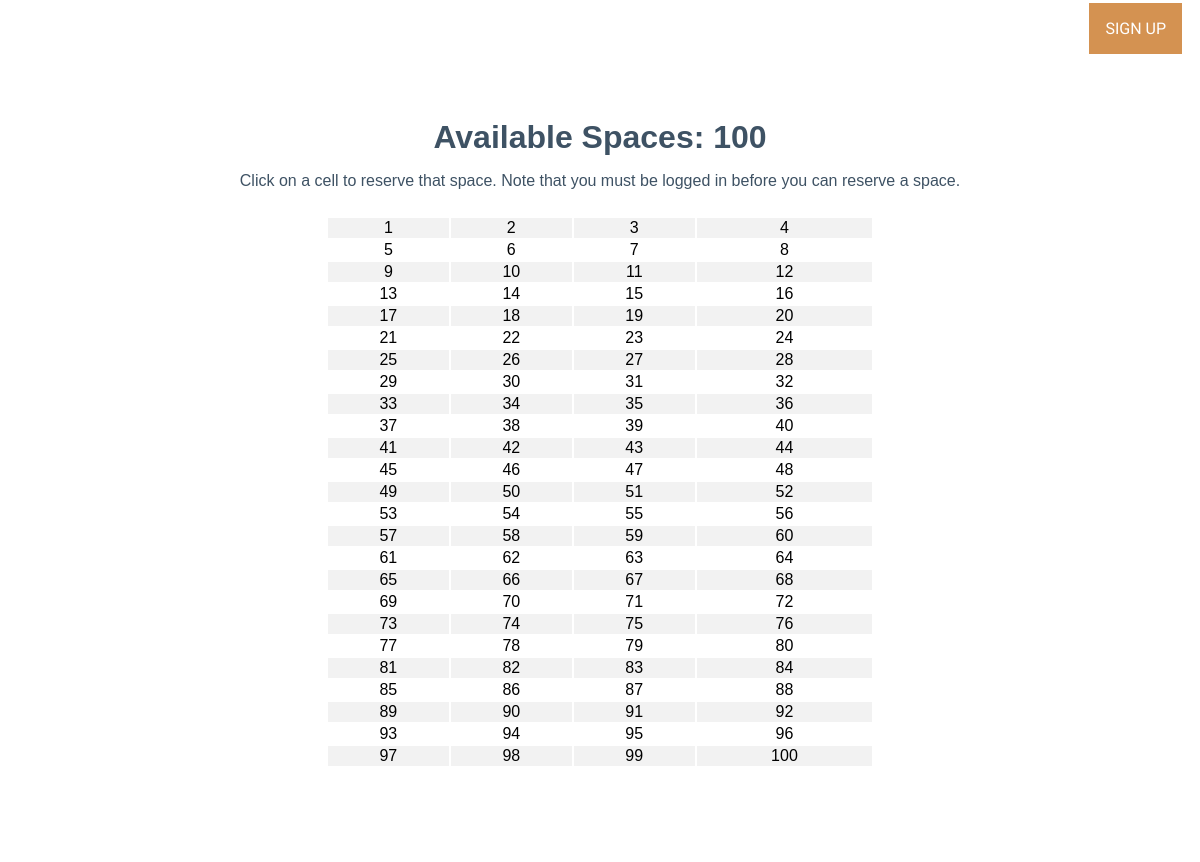
The page /marina/boatspaces/ on the database as committed earlier.
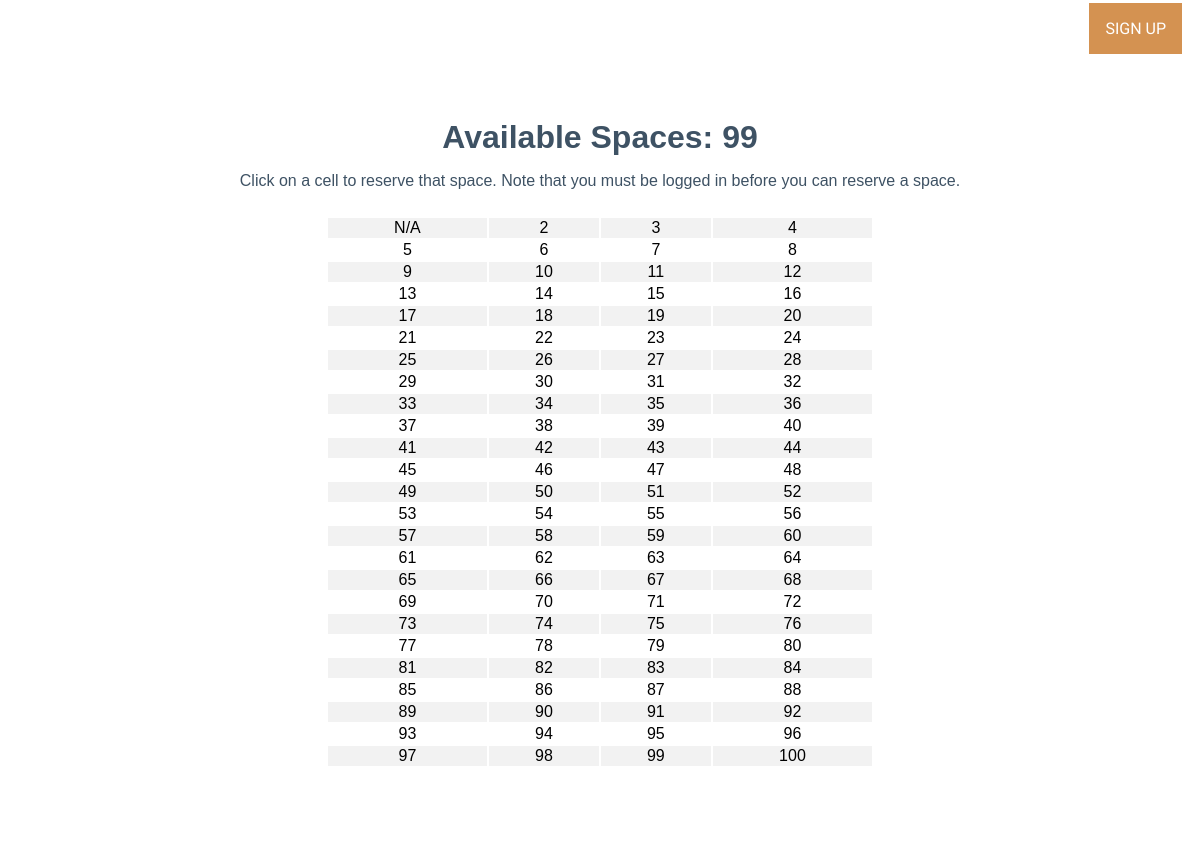
The same page on the database as committed later.
### marina/models.py (models this page shows, shortened)
class BoatSpace(models.Model):
    availability_status = models.BooleanField(default=True)
    reserve_start = models.DateField(null=True, blank=True)
    reserve_end = models.DateField(null=True, blank=True)
    boat = models.ForeignKey(Boat, null=True, on_delete=models.SET_NULL)

### marina/views.py (the view)
# urls.py: path('boatspaces/', views.BoatSpaceListView.as_view(), name='boatspace-list'),
class BoatSpaceListView(generic.ListView):
    model = BoatSpace
    template_name = 'marina/boatspace_list.html'
    def get_context_data(self, **kwargs):
        context = super().get_context_data(**kwargs)
        context['available_boats_count'] = self.get_available_boats_count()
        return context
    def get_available_boats_count(self):
        return BoatSpace.objects.filter(availability_status=True).count()

### marina/templates/marina/boatspace_list.html (shortened to what this page needs)
{% extends 'marina/base.html' %}
{% load static %}
{% block extrahead %}
<link rel="stylesheet" href="{% static "marina/css/boatspaces.css" %}">
{% endblock %}
{% block content %}
<div class="outside">
  <h1>Available Spaces: {{ available_boats_count }} </h1>
  <p id="note">Click on a cell to reserve that space. Note that you must be logged in before you can reserve a space.</p>
    <table>
      {% for boatspace in boatspace_list %}
        {% if forloop.counter0|divisibleby:4 %}
          <tr>
        {% endif %}
        {% if boatspace.availability_status %}
          <td>
            {% if user.is_authenticated %}
              <a href="{% url 'edit_boatspace' boatspace_id=boatspace.id %}">{{ boatspace.id }}</a>
            {% else %}
              {{ boatspace.id }}
            {% endif %}
          </td>
        {% else %}
          <td>N/A</td>
        {% endif %}
        {% if forloop.counter|divisibleby:4 or forloop.last %}
          </tr>
        {% endif %}
      {% endfor %}
    </table>
  <br></br>
</div>
{% endblock %}

Rows that differ between the two databases and show on the page:
changed BoatSpace (number 1 of 100 on the later page): id "1" → (not shown); now shows "N/A"
Other text that changed with them:
{{ available_boats_count }}: "100" → "99"
